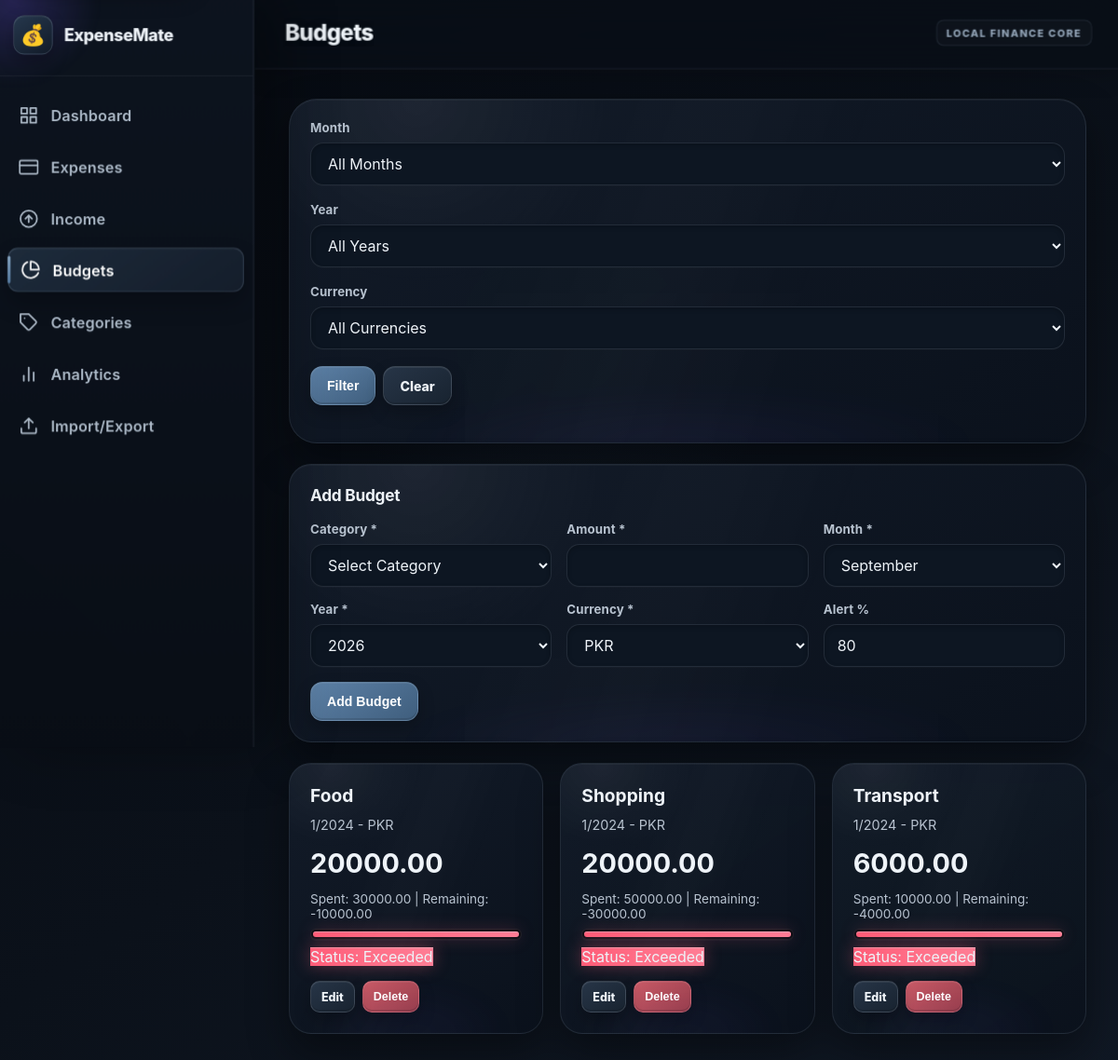
The app's page /budgets with its own data.
### tables this page shows
CREATE TABLE "budgets" (
            id INTEGER PRIMARY KEY AUTOINCREMENT,
            category_id INTEGER NOT NULL,
            amount REAL NOT NULL CHECK(
                amount > 0 AND
                amount <= 99999999.99 AND
                amount = ROUND(amount, 2)
            ),
            month INTEGER NOT NULL CHECK(month BETWEEN 1 AND 12),
            year INTEGER NOT NULL CHECK(year BETWEEN 2000 AND 2100),
            currency TEXT NOT NULL DEFAULT 'PKR' CHECK(
                currency IN ('PKR', 'USD', 'EUR', 'GBP', 'AED', 'SAR')
            ),
            alert_percentage REAL DEFAULT 80 CHECK(
                alert_percentage >= 1 AND alert_percentage <= 100
            ),
            created_at DATETIME DEFAULT CURRENT_TIMESTAMP,
            FOREIGN KEY (category_id) REFERENCES "categories"(id) ON DELETE RESTRICT,
            UNIQUE(category_id, month, year, currency)
        );

CREATE TABLE "categories" (
            id INTEGER PRIMARY KEY AUTOINCREMENT,
            name TEXT NOT NULL CHECK(length(trim(name)) BETWEEN 1 AND 100) COLLATE NOCASE,
            type TEXT NOT NULL CHECK(type IN ('expense', 'income')),
            created_at DATETIME DEFAULT CURRENT_TIMESTAMP,
            UNIQUE(name COLLATE NOCASE, type)
        );

### app.py (the view)
    @app.route("/budgets")
    def budgets_page():
        today = date.today()
        raw_month = request.args.get("month", "")
        raw_year = request.args.get("year", "")
        raw_currency = request.args.get("currency", "")
        month = None
        year = None
        currency = None
        if raw_month:
            valid_month, month, month_error = validate_month(raw_month)
            if not valid_month:
                month = None
                flash("Invalid month filter.", "error")
        if raw_year:
            valid_year, year, year_error = validate_year(raw_year)
            if not valid_year:
                year = None
                flash("Invalid year filter.", "error")
        if raw_currency:
            currency, currency_error = _validated_currency(raw_currency)
            if currency_error:
                currency = None
                flash("Invalid currency filter.", "error")
        try:
            budgets = get_budgets(month, year, currency)
            categories = get_categories("expense")
            return render_template(
                "budgets.html",
                budgets=budgets,
                categories=categories,
                months=MONTHS,
                years=app.config["APP_YEARS"],
                currencies=VALID_CURRENCIES,
                current_month=today.month,
                current_year=today.year,
                filter_month="" if month is None else str(month),
                filter_year="" if year is None else str(year),
                filter_currency="" if currency is None else currency,
            )
        except Exception:
            logger.exception("Error loading budgets")
            flash("An error occurred while processing your request.", "error")
            return redirect(url_for("dashboard"))

### app.py (called while the page is built, shortened)
def _is_truthy_env(value: str | None) -> bool:
    return str(value or "").strip().lower() in {"1", "true", "yes", "on"}

def _production_mode() -> bool:
    return _is_truthy_env(os.environ.get("FLASK_PRODUCTION")) or (
        os.environ.get("FLASK_ENV", "").strip().lower() == "production"
    )

def _csrf_token() -> str:
    token = session.get("csrf_token")
    if not isinstance(token, str) or len(token) < 32:
        token = secrets.token_urlsafe(32)
        session["csrf_token"] = token
    return token

def _request_origin_allowed() -> bool:
    if request.method not in UNSAFE_METHODS:
        return True

### database.py (called while the page is built)
def get_db_connection():
    db_dir = os.path.dirname(DB_PATH)
    try:
        os.makedirs(db_dir, exist_ok=True)
    except OSError as exc:
        raise PermissionError(
            f"Cannot create database directory: {db_dir}"
        ) from exc
    try:
        conn = sqlite3.connect(
            DB_PATH,
            timeout=10,
            isolation_level=None
        )
        conn.row_factory = sqlite3.Row
        conn.execute('PRAGMA foreign_keys = ON')
        conn.execute('PRAGMA busy_timeout = 10000')
        try:
            conn.execute('PRAGMA journal_mode = WAL')
        except sqlite3.OperationalError:
            conn.execute('PRAGMA journal_mode = DELETE')
        return conn
    except sqlite3.Error as exc:
        raise sqlite3.OperationalError(
            f"Cannot open database: {exc}"
        ) from exc

### services.py (called while the page is built)
def _validate_currency_value(value) -> tuple[bool, str | None, str | None]:
    if not isinstance(value, str):
        return False, None, "Invalid currency."
    cleaned = value.strip().upper()
    if cleaned not in VALID_CURRENCIES:
        return False, None, "Invalid currency."
    return True, cleaned, None

def _validate_optional_id(value) -> tuple[bool, int | None]:
    if value is None or value == "":
        return True, None
    valid, cleaned, _ = validate_id(value)
    if not valid:
        return False, None
    return True, cleaned

def _validate_optional_month(value) -> tuple[bool, int | None]:
    if value is None or value == "":
        return True, None
    valid, cleaned, _ = validate_month(value)
    if not valid:
        return False, None
    return True, cleaned

def _validate_optional_year(value) -> tuple[bool, int | None]:
    if value is None or value == "":
        return True, None
    valid, cleaned, _ = validate_year(value)
    if not valid:
        return False, None
    return True, cleaned

### templates/budgets.html (shortened to what this page needs)
{% extends 'base.html' %}
{% block page_title %}Budgets{% endblock %}
{% block content %}
<div class="filter-section glass-card">
    <form action="{{ url_for('budgets_page') }}" method="GET" class="filter-form">
        <div class="form-group">
            <label for="month">Month</label>
            <select name="month" id="month" class="form-control">
                <option value="" {% if not filter_month %}selected{% endif %}>All Months</option>
            </select>
        </div>
        <div class="form-group">
            <label for="year">Year</label>
            <select name="year" id="year" class="form-control">
                <option value="" {% if not filter_year %}selected{% endif %}>All Years</option>
            </select>
        </div>
        <div class="form-group">
            <label for="currency">Currency</label>
            <select name="currency" id="currency" class="form-control">
                <option value="" {% if not filter_currency %}selected{% endif %}>All Currencies</option>
            </select>
        </div>
        <div class="form-group" style="display: flex; gap: 8px;">
            <button type="submit" class="btn btn-primary">Filter</button>
            <a href="{{ url_for('budgets_page') }}" class="btn btn-secondary">Clear</a>
        </div>
    </form>
</div>
<div class="glass-card mb-4">
    <div class="card-header"><h2 class="card-title">Add Budget</h2></div>
    <div>
        <form action="{{ url_for('add_budget') }}" method="POST">
            <div class="form-row align-items-end">
                <div class="form-group">
                    <label for="category_id">Category *</label>
                    <select name="category_id" id="category_id" class="form-control" required>
                        <option value="">Select Category</option>
                    </select>
                </div>
                <div class="form-group">
                    <label for="amount">Amount *</label>
                    <input type="number" step="0.01" min="0.01" max="99999999.99" inputmode="decimal" name="amount" id="amount" class="form-control" required>
                </div>
                <div class="form-group">
                    <label for="month_add">Month *</label>
                    <select name="month" id="month_add" class="form-control" required>
                        {% for m_val, m_name in months %}
                        <option value="{{ m_val }}" {% if current_month == m_val %}selected{% endif %}>{{ m_name }}</option>
                        {% endfor %}
                    </select>
                </div>
                <div class="form-group">
                    <label for="year_add">Year *</label>
                    <select name="year" id="year_add" class="form-control" required>
                        {% for y in years %}
                        <option value="{{ y }}" {% if current_year == y %}selected{% endif %}>{{ y }}</option>
                        {% endfor %}
                    </select>
                </div>
                <div class="form-group">
                    <label for="currency_add">Currency *</label>
                    <select name="currency" id="currency_add" class="form-control" required>
                        {% for curr in currencies %}
                        <option value="{{ curr }}" {% if (filter_currency or 'PKR') == curr %}selected{% endif %}>{{ curr }}</option>
                        {% endfor %}
                    </select>
                </div>
                <div class="form-group">
                    <label for="alert_percentage">Alert %</label>
                    <input type="number" step="0.01" min="1" max="100" name="alert_percentage" id="alert_percentage" class="form-control" value="80" required>
                </div>
                <div class="form-group" style="flex: 0 0 auto;">
                    <button type="submit" class="btn btn-primary">Add Budget</button>
                </div>
            </div>
        </form>
    </div>
</div>
<div class="stats-grid">
    {% for b in budgets %}
    <div class="glass-card" style="margin-bottom: 0;">
        <h3 style="margin-top: 0; color: var(--color-text-primary); font-size: 1.2rem;">{{ b.category_name }}</h3>
        <p style="color: var(--color-text-secondary); font-size: 0.9rem; margin-top: -8px;">{{ b.month }}/{{ b.year }} - {{ b.currency }}</p>
        <div style="font-size: 1.8rem; font-weight: 700; margin: 12px 0;">{{ "%.2f"|format(b.amount|float) }}</div>
        <div class="budget-status">
            <p style="font-size: 0.85rem; color: var(--color-text-secondary); margin-bottom: 8px;">Spent: {{ "%.2f"|format(b.spent|float) }} | Remaining: {{ "%.2f"|format(b.remaining|float) }}</p>
            {% set width = b.percentage_used if b.percentage_used <= 100 else 100 %}
            <div class="progress" aria-label="Budget progress">
                <div class="progress-bar {% if b.status == 'Safe' %}status-safe{% elif b.status == 'Warning' %}status-warning{% else %}status-exceeded{% endif %}" style="width: {{ width }}%;" aria-valuenow="{{ width }}" aria-valuemin="0" aria-valuemax="100" role="progressbar">{{ "%.1f"|format(b.percentage_used|float) }}%</div>
            </div>
            <p style="margin-top: 8px;"><span class="badge {% if b.status == 'Safe' %}status-safe{% elif b.status == 'Warning' %}status-warning{% else %}status-exceeded{% endif %}">Status: {{ b.status }}</span></p>
        </div>
        <div class="actions" style="margin-top: 16px;">
            <details>
                <summary class="btn btn-sm btn-secondary" style="list-style: none; display: inline-flex; cursor: pointer;">Edit</summary>
            </details>
            <form action="{{ url_for('delete_budget_route', id=b.id) }}" method="POST" style="display: inline;">
                <button type="button" class="btn btn-sm btn-danger" data-action="delete" data-delete-message="Delete this budget? This action cannot be undone.">Delete</button>
            </form>
        </div>
    </div>
    {% else %}
    <div class="empty-state" style="grid-column: 1 / -1;">
        <div class="empty-state-icon" aria-hidden="true">🎯</div>
        <p>No budgets found for this period.</p>
    </div>
    {% endfor %}
</div>
{% endblock %}

### records on screen
budgets: category_name "Food", month "1", year "2024", currency "PKR", amount "20000.00", spent "30000.00", remaining "-10000.00", {{ width }} 100 (drawn), status "Exceeded"
budgets: category_name "Shopping", month "1", year "2024", currency "PKR", amount "20000.00", spent "50000.00", remaining "-30000.00", {{ width }} 100 (drawn), status "Exceeded"
budgets: category_name "Transport", month "1", year "2024", currency "PKR", amount "6000.00", spent "10000.00", remaining "-4000.00", {{ width }} 100 (drawn), status "Exceeded"

### other values on screen
form field month "September"
form field year "2026"
form field currency "PKR"
